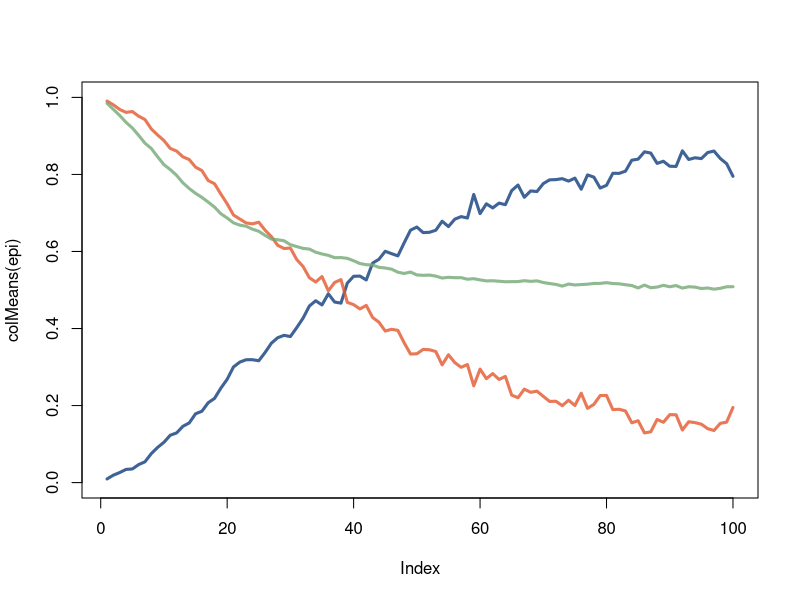

Generate this figure with R: (Note: a time limit stopped this script after it produced the figure.)
## Zoya Wani zoyawani1@tamu.edu
## Andres Barboza P. andresdbp@tamu.edu
## April 16, 2024


###### Starting Conditions #########
N <- 500 #population
loci <- 100 # positions on the genome 
mu <- 10^-5 # human mutation rate 10^-9 for an individual nucleotide
baseval <- 0 # this is a base minimum value for our phenotype
loci.imp <- sort(sample(1:loci, loci/10))
opt <- 10
sigma <- 10
gen <- 100
arch <- "sign" # add, sign, inc, dec
sag <- 1.1
sign_flag <- "alter" # half, alter
###### End Starting Conditions #########

###### FUNCTIONS #########

GetPopulation <- function(N,loci){

  #pop <- matrix(sample(1:4, N*loci, replace=T), N, loci)
  pop <- matrix(rep(4, N*loci), N, loci) 

  # 0,0 = 1
  # 0,1 = 2
  # 1,0 = 3
  # 1,1 = 4
  
  return(pop)
  
}

MutatePop <- function(pop, mu) {
  # Probability of an individual having at least one mutation
  mut.prob <- 1 - (1 - mu)^1547  # 1547 is the number of base pairs in the coding region
  
  # Determine mutation coordinates where random values are less than mut.prob
  mut.coord <- which(matrix(runif(nrow(pop) * ncol(pop)), 
                            nrow = nrow(pop), ncol = ncol(pop)) < mut.prob, 
                     arr.ind = TRUE)
  
  apply_mutations <- function(pop, coordinates) {
    for (i in seq_len(nrow(coordinates))) {
      row_index <- coordinates[i, 1]
      col_index <- coordinates[i, 2]
      value <- pop[row_index, col_index]
      
      # switches values 
      pop[row_index, col_index] <- switch(value,
                                          sample(c(2, 3), 1),  # for 1
                                          sample(c(1, 4), 1),  # for 2
                                          sample(c(1, 4), 1),  # for 3
                                          sample(c(2, 3), 1))  # for 4
    }
    return(pop)
  }
  
  # Apply mutations to the population matrix
  mutants <- apply_mutations(pop, mut.coord)
  return(mutants)
}

GetPheno <- function(pop, loci.imp, baseval, arch, sign_flag){
  temppop <- pop[,loci.imp]
  temppop[temppop==1] <- 0
  temppop[temppop %in% c(2, 3)] <- 1
  temppop[temppop == 4] <- 2
  
  if(arch == "add") {
    phenos <- rowSums(temppop) + baseval
  }
  
  if(arch == "sign") {
    if (sign_flag == "half") {
      dir_loci <- temppop[, 1:(length(loci.imp)/2)]
      inv_loci <- temppop[, (length(loci.imp)/2)+1:(length(loci.imp)/2)]
    } else if (sign_flag == "alter") {
      dir_loci <- temppop[, seq(1, length(loci.imp), by = 2)]
      inv_loci <- temppop[, seq(2, length(loci.imp), by = 2)]
    }
    
    cond1 <- (dir_loci == 2 & inv_loci == 2) | (dir_loci == 0 & inv_loci == 0)
    cond2 <- (dir_loci == 2 & inv_loci == 0) | (dir_loci == 0 & inv_loci == 2)
    cond3 <- (dir_loci == 1 | inv_loci == 1)

    phenos <- baseval + rowSums(4 * cond1 + 0 * cond2 + 2 * cond3)
  }
  
  if(arch == "inc") {
    phenos <- (length(loci.imp)*2)*((rowSums(temppop) + baseval)/(length(loci.imp)*2))^sag
  }
  
  if(arch == "dec") {
    phenos <- baseval + (length(loci.imp) * 2 - baseval) * ((rowSums(temppop) + baseval - baseval) / (length(loci.imp) * 2 - baseval))^(1/sag)
  }
  
  return(phenos)
}

GetFit <- function(obs, opt, sigma){
  numer <- (obs - opt)^2
  denom <- (2 * sigma)^2
  w <- exp(-(numer / denom))
  return(w)
}

Reproduction <- function(pop, N, w, loci) {
  # Sample parents based on fitness probabilities
  parents <- sample(N, size = 2 * N, replace = TRUE, prob = w)
  
  # Generate haplotype selection matrix
  recomb <- pmax(pmin(rpois(n = 2 * N, lambda = 10), loci), 1)
  haplotypes <- matrix(unlist(lapply(recomb, function(r) rep(sample(1:2, r, replace = TRUE), each = ceiling(loci / r), length.out = loci))),
                       nrow = 2 * N, ncol = loci, byrow = TRUE)

  # Gamete formation
  gametes <- ifelse(
    pop[parents, ] == 1,  # Genotype 1 -> Both alleles are 0
    0,
    ifelse(
      pop[parents, ] == 4,  # Genotype 4 -> Both alleles are 1
      1,
      ifelse(
        pop[parents, ] == 2,  # Genotype 2 -> Depends on haplotype
        ifelse(haplotypes == 1, 0, 1),
        ifelse(haplotypes == 1, 1, 0)  # Genotype 3 -> Depends on haplotype
      )
    )
  )
  # Fertilization: Pair gametes to form diploid genotypes
  maternal_gametes <- gametes[seq(1, 2 * N, by = 2), ]
  paternal_gametes <- gametes[seq(2, 2 * N, by = 2), ]
  new_population <- 1 + maternal_gametes + paternal_gametes * 2
  
  return(new_population)
}

GetArch <- function(pop, loci.imp, phenos) {
  
  pop <- pop[, loci.imp]
  
  # Additive
  a_mat <- matrix(0, nrow = N, ncol = length(loci.imp))
  a_mat[pop == 1] <- 1
  a_mat[pop == 4] <- -1
  
  fit <- lm(phenos ~ a_mat)
  R2a <- summary(fit)$adj.r.squared
  
  # Dominance
  d_mat <- matrix(1, nrow = N, ncol = length(loci.imp))
  d_mat[pop == 1 | pop == 4] <- 0
  
  fit <- lm(phenos ~ a_mat + d_mat)
  R2ad <- summary(fit)$adj.r.squared
  
  # Epistasis
  # Precompute pairs of indices for interaction terms
  if (sign_flag == "alter") {
    indices <- seq(1, ncol(pop), by = 2)
  } else {
    half_cols <- ncol(pop) / 2
    indices <- 1:half_cols
  }
  
  # Compute epistatic interaction matrices
  e_mat_aa <- a_mat[, indices] * a_mat[, indices + ifelse(sign_flag == "alter", 1, half_cols)]
  e_mat_ad <- a_mat[, indices] * d_mat[, indices + ifelse(sign_flag == "alter", 1, half_cols)]
  e_mat_dd <- d_mat[, indices] * d_mat[, indices + ifelse(sign_flag == "alter", 1, half_cols)]
  
  fit <- lm(phenos ~ a_mat + d_mat + e_mat_aa + e_mat_ad + e_mat_dd)
  R2ade <- summary(fit)$adj.r.squared
  
  return(c(R2a, R2ad, R2ade))
}

SimulateGenerations <- function(N, loci, mu, baseval, loci.imp, opt, gen, sigma, arch, sign_flag, verbose) {
  pop <- GetPopulation(N, loci)
  avg_phenos <- numeric(gen)
  lm_arch <- matrix(NA, nrow = gen, ncol = 3)
  for (generation in 1:gen) {
    pop <- MutatePop(pop, mu)
    phenos <- GetPheno(pop, loci.imp, baseval, arch, sign_flag)
    avg_phenos[generation] <- mean(phenos)
    lm_arch[generation, ] <- GetArch(pop, loci.imp, phenos)
    w <- GetFit(phenos, opt, sigma)
    pop <- Reproduction(pop, N, w, loci)
    if(verbose) print(generation)
  }
  return(list(final_population = pop, avg_phenos = avg_phenos, lm_arch = lm_arch))
}

# Run the simulation
iter <- 5
pheno <- add <- dom <- epi <- matrix(NA, nrow = iter, ncol = gen)
for (i in 1:iter) {
  print(i)
  simulation_result <- SimulateGenerations(N, loci, mu, baseval, loci.imp, opt, gen, sigma, arch, sign_flag, verbose=F)
  add[i,] <- simulation_result$lm_arch[,1]
  dom[i,] <- (simulation_result$lm_arch[,2]-simulation_result$lm_arch[,1])
  epi[i,] <- (simulation_result$lm_arch[,3]-simulation_result$lm_arch[,2])
  pheno[i,] <- simulation_result$avg_phenos
}

plot(colMeans(epi), type = "l", col = rgb(0.06,0.24,0.49,0.8), ylim = c(0, 1), lwd = 3)
lines(colMeans(add), col = rgb(0.89,0.34,0.18,0.8), lwd = 3)
lines(colMeans(pheno)/20, col = rgb(0.45,0.66,0.46,0.8), lwd = 3)



# Compare selection to epistasis eq
num_sigma <- 100
iter <- 100
sigma_values <- seq(1, 10, length.out = num_sigma)
epi_final_values <- numeric(num_sigma)

for (s in seq_along(sigma_values)) {
  
  sigma_now <- sigma_values[s]
  final_epi_reps <- numeric(iter)
  
  for (i in 1:iter) {
    sim_result <- SimulateGenerations(N, 
                                      loci, 
                                      mu, 
                                      baseval, 
                                      loci.imp, 
                                      opt, 
                                      gen, 
                                      sigma_now, 
                                      arch, 
                                      sign_flag, 
                                      verbose = FALSE)
    epi_values <- sim_result$lm_arch[,3] - sim_result$lm_arch[,2]
    final_epi_reps[i] <- epi_values[gen]
  }
  epi_final_values[s] <- mean(final_epi_reps)
}

cor_value <- cor(sigma_values, epi_final_values)
plot(sigma_values, epi_final_values, 
     type = "l", 
     xlab = expression(sigma), 
     ylab = "Equilibrium Epistasis",
     main = "Equilibrium Epistasis vs. Sigma")




# Compare selection to epistasis eq
library(viridis)
iter <- 100
sigma_values <- seq(1, 10, length.out = 10)
cols <- viridis(length(sigma_values))
plot(1:gen, 
     rep(NA, gen), 
     type = "n", 
     xlab = "Generation", 
     ylab = "Mean Epistasis (colMeans of 100 iter)", 
     ylim = c(0, 1))

for (s in seq_along(sigma_values)) {
  print(s)
  sigma_now <- sigma_values[s]
  epi_data <- matrix(NA, nrow = iter, ncol = gen)
  for (i in 1:iter) {
    sim_result <- SimulateGenerations(N, 
                                      loci, 
                                      mu, 
                                      baseval, 
                                      loci.imp, 
                                      opt, 
                                      gen, 
                                      sigma_now, 
                                      arch, 
                                      sign_flag, 
                                      verbose = FALSE)
    epi_data[i, ] <- sim_result$lm_arch[,3] - sim_result$lm_arch[,2]
  }
  lines(1:gen, colMeans(epi_data), 
        col = cols[s], 
        lwd = 2)
}
legend("bottomright", 
       legend = paste("Sigma =", round(sigma_values, 2)), 
       col = cols, 
       lty = 1, 
       lwd = 2)


# snippet
# plot(GetFit(obs=seq(from=0,to=20, length.out=100), 10, sigma=1)~seq(from=0,to=20, length.out=100))
